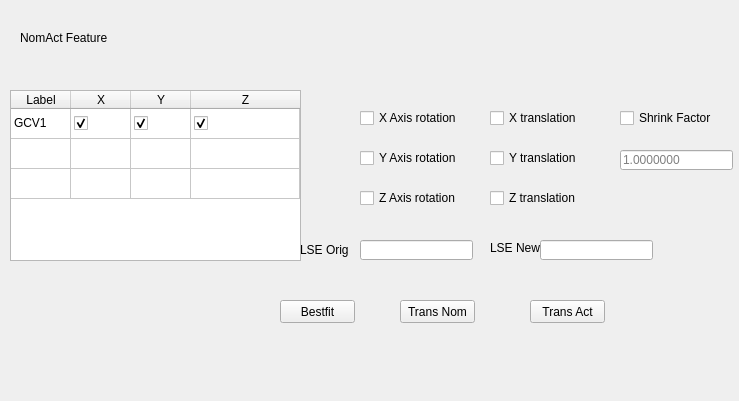
<?xml version="1.0" encoding="UTF-8"?>
<ui version="4.0">
 <class>COperationZoneRight</class>
 <widget class="QDockWidget" name="COperationZoneRight">
  <property name="geometry">
   <rect>
    <x>0</x>
    <y>0</y>
    <width>739</width>
    <height>401</height>
   </rect>
  </property>
  <property name="windowTitle">
   <string>DockWidget</string>
  </property>
  <widget class="QWidget" name="dockWidgetContents">
   <widget class="QLabel" name="NomActFeature">
    <property name="geometry">
     <rect>
      <x>20</x>
      <y>30</y>
      <width>101</width>
      <height>16</height>
     </rect>
    </property>
    <property name="text">
     <string>NomAct Feature</string>
    </property>
   </widget>
   <widget class="QTableWidget" name="tableWidget">
    <property name="enabled">
     <bool>true</bool>
    </property>
    <property name="geometry">
     <rect>
      <x>10</x>
      <y>90</y>
      <width>291</width>
      <height>171</height>
     </rect>
    </property>
    <property name="maximumSize">
     <size>
      <width>311</width>
      <height>231</height>
     </size>
    </property>
    <property name="frameShape">
     <enum>QFrame::StyledPanel</enum>
    </property>
    <property name="horizontalScrollBarPolicy">
     <enum>Qt::ScrollBarAlwaysOff</enum>
    </property>
    <property name="sizeAdjustPolicy">
     <enum>QAbstractScrollArea::AdjustToContents</enum>
    </property>
    <property name="selectionMode">
     <enum>QAbstractItemView::ContiguousSelection</enum>
    </property>
    <property name="horizontalScrollMode">
     <enum>QAbstractItemView::ScrollPerItem</enum>
    </property>
    <property name="showGrid">
     <bool>true</bool>
    </property>
    <property name="sortingEnabled">
     <bool>false</bool>
    </property>
    <property name="wordWrap">
     <bool>true</bool>
    </property>
    <property name="cornerButtonEnabled">
     <bool>true</bool>
    </property>
    <property name="rowCount">
     <number>3</number>
    </property>
    <attribute name="horizontalHeaderCascadingSectionResizes">
     <bool>true</bool>
    </attribute>
    <attribute name="horizontalHeaderDefaultSectionSize">
     <number>60</number>
    </attribute>
    <attribute name="horizontalHeaderStretchLastSection">
     <bool>true</bool>
    </attribute>
    <attribute name="verticalHeaderVisible">
     <bool>false</bool>
    </attribute>
    <row/>
    <row/>
    <row/>
    <column>
     <property name="text">
      <string>Label</string>
     </property>
    </column>
    <column>
     <property name="text">
      <string>X</string>
     </property>
    </column>
    <column>
     <property name="text">
      <string>Y</string>
     </property>
    </column>
    <column>
     <property name="text">
      <string>Z</string>
     </property>
    </column>
    <item row="0" column="0">
     <property name="text">
      <string>GCV1</string>
     </property>
     <property name="icon">
      <iconset resource="optzonerightresources.qrc">
       <normaloff>:/Images/GCV1.png</normaloff>:/Images/GCV1.png</iconset>
     </property>
    </item>
    <item row="0" column="1">
     <property name="text">
      <string/>
     </property>
     <property name="checkState">
      <enum>Checked</enum>
     </property>
    </item>
    <item row="0" column="2">
     <property name="checkState">
      <enum>Checked</enum>
     </property>
    </item>
    <item row="0" column="3">
     <property name="checkState">
      <enum>Checked</enum>
     </property>
    </item>
   </widget>
   <widget class="QPushButton" name="NomActBtns">
    <property name="geometry">
     <rect>
      <x>280</x>
      <y>300</y>
      <width>75</width>
      <height>23</height>
     </rect>
    </property>
    <property name="text">
     <string>Bestfit</string>
    </property>
   </widget>
   <widget class="QPushButton" name="NomActBtns_2">
    <property name="geometry">
     <rect>
      <x>400</x>
      <y>300</y>
      <width>75</width>
      <height>23</height>
     </rect>
    </property>
    <property name="text">
     <string>Trans Nom</string>
    </property>
   </widget>
   <widget class="QCheckBox" name="AxisRotation">
    <property name="geometry">
     <rect>
      <x>360</x>
      <y>110</y>
      <width>121</width>
      <height>16</height>
     </rect>
    </property>
    <property name="text">
     <string>X Axis rotation</string>
    </property>
   </widget>
   <widget class="QCheckBox" name="AxisRotation_2">
    <property name="geometry">
     <rect>
      <x>360</x>
      <y>150</y>
      <width>111</width>
      <height>16</height>
     </rect>
    </property>
    <property name="text">
     <string>Y Axis rotation</string>
    </property>
   </widget>
   <widget class="QCheckBox" name="AxisRotation_3">
    <property name="geometry">
     <rect>
      <x>360</x>
      <y>190</y>
      <width>111</width>
      <height>16</height>
     </rect>
    </property>
    <property name="text">
     <string>Z Axis rotation</string>
    </property>
   </widget>
   <widget class="QCheckBox" name="AxisTranslation">
    <property name="geometry">
     <rect>
      <x>490</x>
      <y>110</y>
      <width>101</width>
      <height>16</height>
     </rect>
    </property>
    <property name="text">
     <string>X translation</string>
    </property>
   </widget>
   <widget class="QCheckBox" name="AxisTranslation_2">
    <property name="geometry">
     <rect>
      <x>490</x>
      <y>150</y>
      <width>101</width>
      <height>16</height>
     </rect>
    </property>
    <property name="text">
     <string>Y translation</string>
    </property>
   </widget>
   <widget class="QCheckBox" name="AxisTranslation_3">
    <property name="geometry">
     <rect>
      <x>490</x>
      <y>190</y>
      <width>101</width>
      <height>16</height>
     </rect>
    </property>
    <property name="text">
     <string>Z translation</string>
    </property>
   </widget>
   <widget class="QCheckBox" name="CheckBox_ShrinkFactor">
    <property name="geometry">
     <rect>
      <x>620</x>
      <y>110</y>
      <width>101</width>
      <height>16</height>
     </rect>
    </property>
    <property name="text">
     <string>Shrink Factor</string>
    </property>
   </widget>
   <widget class="QLineEdit" name="LineEdit_LSEOrig">
    <property name="geometry">
     <rect>
      <x>360</x>
      <y>240</y>
      <width>113</width>
      <height>20</height>
     </rect>
    </property>
    <property name="readOnly">
     <bool>true</bool>
    </property>
   </widget>
   <widget class="QLineEdit" name="LineEdit_LSENew">
    <property name="geometry">
     <rect>
      <x>540</x>
      <y>240</y>
      <width>113</width>
      <height>20</height>
     </rect>
    </property>
    <property name="readOnly">
     <bool>true</bool>
    </property>
   </widget>
   <widget class="QLabel" name="Label_LSEOrig">
    <property name="geometry">
     <rect>
      <x>300</x>
      <y>240</y>
      <width>61</width>
      <height>20</height>
     </rect>
    </property>
    <property name="text">
     <string>LSE Orig</string>
    </property>
   </widget>
   <widget class="QLabel" name="Label_LSENew">
    <property name="geometry">
     <rect>
      <x>490</x>
      <y>240</y>
      <width>51</width>
      <height>16</height>
     </rect>
    </property>
    <property name="text">
     <string>LSE New</string>
    </property>
   </widget>
   <widget class="QLabel" name="label_4">
    <property name="geometry">
     <rect>
      <x>300</x>
      <y>110</y>
      <width>31</width>
      <height>31</height>
     </rect>
    </property>
    <property name="text">
     <string/>
    </property>
    <property name="pixmap">
     <pixmap resource="optzonerightresources.qrc">:/Images/NomActIcon1.png</pixmap>
    </property>
    <property name="scaledContents">
     <bool>true</bool>
    </property>
   </widget>
   <widget class="QLineEdit" name="lineEdit_ShrinkFactor">
    <property name="geometry">
     <rect>
      <x>620</x>
      <y>150</y>
      <width>113</width>
      <height>20</height>
     </rect>
    </property>
    <property name="text">
     <string/>
    </property>
    <property name="readOnly">
     <bool>true</bool>
    </property>
    <property name="placeholderText">
     <string>1.0000000</string>
    </property>
   </widget>
   <widget class="QLabel" name="label_5">
    <property name="geometry">
     <rect>
      <x>300</x>
      <y>160</y>
      <width>31</width>
      <height>31</height>
     </rect>
    </property>
    <property name="text">
     <string/>
    </property>
    <property name="pixmap">
     <pixmap resource="optzonerightresources.qrc">:/Images/NomActIcon2.png</pixmap>
    </property>
    <property name="scaledContents">
     <bool>true</bool>
    </property>
   </widget>
   <widget class="QPushButton" name="NomActBtns_3">
    <property name="geometry">
     <rect>
      <x>530</x>
      <y>300</y>
      <width>75</width>
      <height>23</height>
     </rect>
    </property>
    <property name="text">
     <string>Trans Act</string>
    </property>
   </widget>
  </widget>
 </widget>
 <resources>
  <include location="optzonerightresources.qrc"/>
 </resources>
 <connections/>
</ui>
